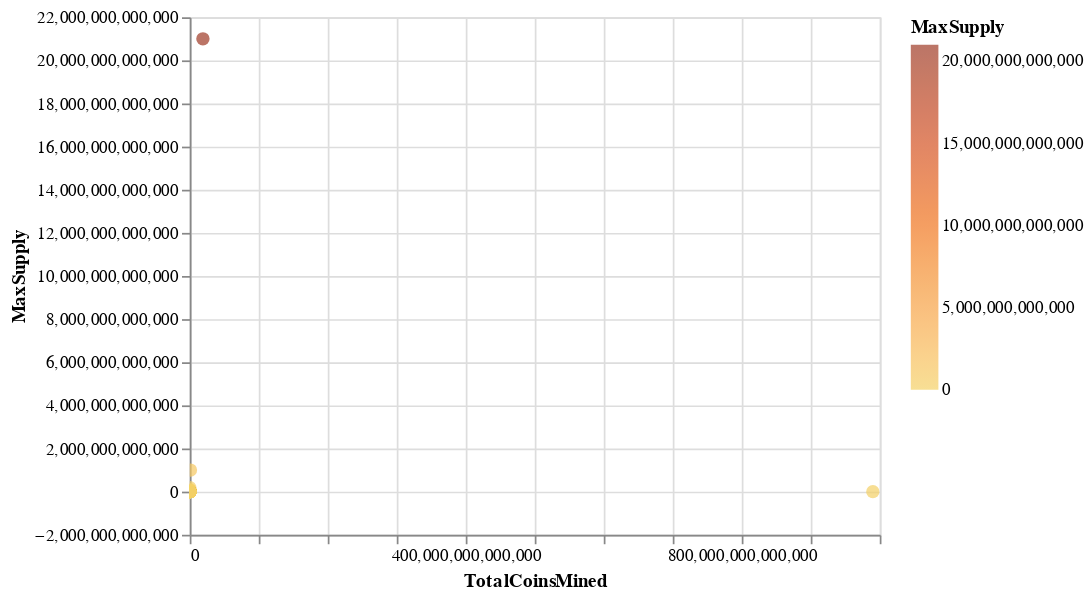

This figure's notebook cell:
### Code cell
# Plot the scatter with x="TotalCoinsMined" and y="MaxSupply"
alt.Chart(clustered_df).mark_circle(size=60).encode(
    x='TotalCoinsMined',
    y='MaxSupply',
    color=alt.Color('MaxSupply', scale=alt.Scale(scheme='goldorange')),
    tooltip=['CoinName', 'Class', 'MaxSupply', 'TotalCoinsMined']
).interactive()

### Figure 1 — Vega-Lite specification as saved in the notebook (floating-point values rounded to 4 significant figures; data arrays with more than 128 entries replaced by an {"elided": "..."} marker saying what was removed)
{"config": {"view": {"continuousWidth": 400, "continuousHeight": 300}}, "data": {"name": "data-34a58d6bc43eda2179dc1dfa95d87d53"}, "mark": {"type": "circle", "size": 60}, "encoding": {"color": {"type": "quantitative", "field": "MaxSupply", "scale": {"scheme": "goldorange"}}, "tooltip": [{"type": "nominal", "field": "CoinName"}, {"type": "quantitative", "field": "Class"}, {"type": "quantitative", "field": "MaxSupply"}, {"type": "quantitative", "field": "TotalCoinsMined"}], "x": {"type": "quantitative", "field": "TotalCoinsMined"}, "y": {"type": "quantitative", "field": "MaxSupply"}}, "selection": {"selector015": {"type": "interval", "bind": "scales", "encodings": ["x", "y"]}}, "$schema": "https://vega.github.io/schema/vega-lite/v4.8.1.json", "datasets": {"data-34a58d6bc43eda2179dc1dfa95d87d53": {"elided": "140 records"}}}
